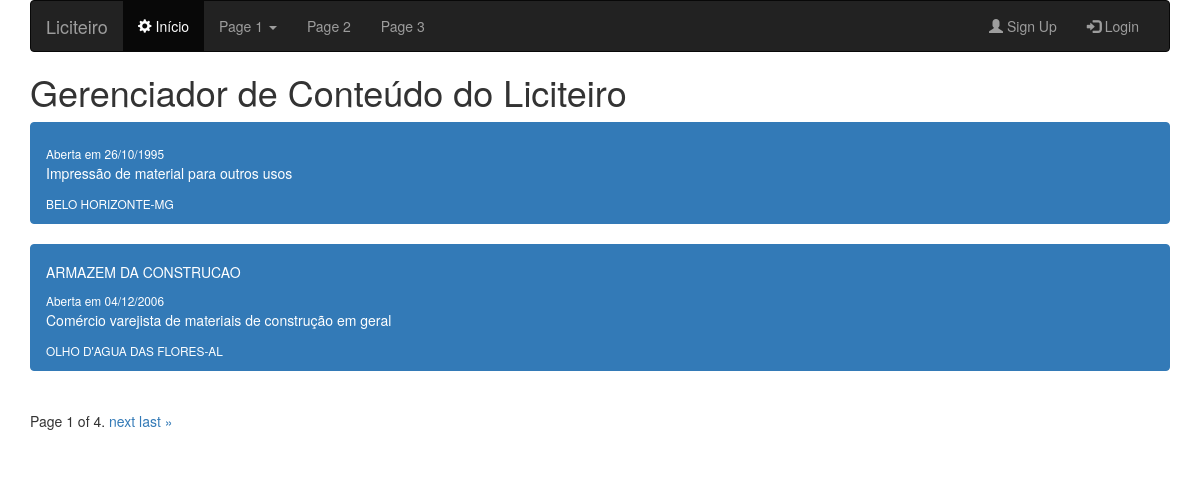
Before: /lista_empresa/ with the older database file.
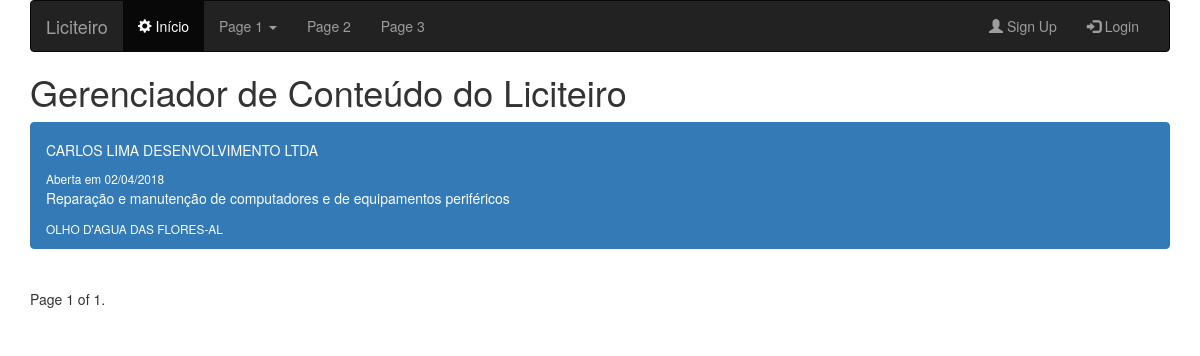
After: the same page with the newer database file.
### app_empresa/models.py (models this page shows)
class Empresa(models.Model):
	cnpj= models.CharField(max_length=150)
	fantasia = models.CharField(max_length=300, blank = True, null = True)
	razao_social = models.CharField(max_length = 300, blank = True, null = True)
	atividade_principal = models.CharField(max_length=150, blank = True, null = True)
	atividades_secundarias = models.CharField(max_length=1500000, blank = True, null = True)
	capital_social = models.CharField(max_length=150, blank = True, null = True)
	data_situacao = models.CharField(max_length=150, blank = True, null = True)
	uf =  models.CharField(max_length=150, blank = True, null = True)
	natureza_juridica =  models.CharField(max_length=150, blank = True, null = True )
	abertura =  models.CharField(max_length=150, blank = True, null = True )
	situacao = models.CharField(max_length=150, blank = True, null = True )
	email = models.CharField(max_length=150, blank = True, null = True )
	telefone = models.CharField(max_length=150, blank = True, null = True )
	bairro = models.CharField(max_length=150, blank = True, null = True )
	cidade = models.CharField(max_length=150, blank = True, null = True )
	def __unicode__(self):
		return self.fantasia
	class Meta:
		verbose_name_plural = 'Empresa Cadastrada no Sistema'

### app_empresa/views.py (the view)
# urls.py: url(r'^lista_empresa/',Lista_empresas),
def Lista_empresas(request):
	item_empresa = Empresa.objects.all()
	paginator = Paginator(item_empresa, 2)
	page = request.GET.get('page')
	try:
		item = paginator.page(page)
	except PageNotAnInteger:
		item = paginator.page(1)
	except EmptyPage:
		item = paginator.page(paginator.num_pages)
	return render(request, "app_empresas/lista_empresas.html", {'item':item})

### templates/app_empresas/lista_empresas.html (shortened to what this page needs)
{%extends 'base.html'%}
{% load bootstrap_pagination %}
{% load pagination_tags %}
{% block conteudo %}
{% for i in item %}
    <div class="list-group">
      <a href="/item_empresa/{{i.id}}" class="list-group-item list-group-item-action flex-column align-items-start active">
        <div class="d-flex w-100 justify-content-between">
          <h5 class="mb-1">{{i}}</h5>
          <small>Aberta em {{i.abertura}}</small>
        </div>
        <p class="mb-1">{{i.atividade_principal}}</p>
        <small>{{i.cidade}}-{{i.uf}}</small>
      </a>
    </div>
    {%empty%}
      <h2>Sem cadastros!</h2>
  {%endfor%}
<div class="pagination">
  <span class="step-links">
    <span class="current">
        Page {{ item.number }} of {{ item.paginator.num_pages }}.
    </span>
    {% if item.has_next %}
        <a href="?page={{ item.next_page_number }}">next</a>
        <a href="?page={{ item.paginator.num_pages }}">last &raquo;</a>
    {% endif %}
  </span>
</div>
{%endblock%}

### templates/base.html (shortened to what this page needs)
<!DOCTYPE html>
<html>
<head>
  <link rel="stylesheet" href="https://maxcdn.bootstrapcdn.com/bootstrap/3.3.7/css/bootstrap.min.css">
</head>
<body>
	<div class="container">
		<nav class="navbar navbar-inverse">
  <div class="container-fluid">
    <div class="navbar-header">
      <a class="navbar-brand" href="#">Liciteiro</a>
    </div>
    <div class="collapse navbar-collapse" id="myNavbar">
      <ul class="nav navbar-nav">
        <li class="active"><a href="/"><span class="glyphicon glyphicon-cog"></span> Início</a></li>
        <li class="dropdown">
          <a class="dropdown-toggle" data-toggle="dropdown" href="#">Page 1 <span class="caret"></span></a>
        </li>
        <li><a href="#">Page 2</a></li>
        <li><a href="#">Page 3</a></li>
      </ul>
      <ul class="nav navbar-nav navbar-right">
        <li><a href="#"><span class="glyphicon glyphicon-user"></span> Sign Up</a></li>
        <li><a href="#"><span class="glyphicon glyphicon-log-in"></span> Login</a></li>
      </ul>
    </div>
  </div>
</nav>
		<h1>Gerenciador de Conteúdo do Liciteiro</h1>
		{% block conteudo %}{%endblock%}
	</div>
</body>
</html>

Changed rows visible on the page:
removed Empresa: fantasia "ARMAZEM DA CONSTRUCAO", abertura "04/12/2006", atividade_principal "Comércio varejista de materiais de construção em geral", cidade "OLHO D'AGUA DAS FLORES", uf "AL"
changed Empresa: fantasia (not shown) → "CARLOS LIMA DESENVOLVIMENTO LTDA"; abertura "26/10/1995" → "02/04/2018"; atividade_principal "Impressão de material para outros usos" → "Reparação e manutenção de computadores e de equipamentos periféricos"; cidade "BELO HORIZONTE" → "OLHO D'AGUA DAS FLORES"; uf "MG" → "AL"
Other visible differences:
{{ item.paginator.num_pages }}: "4" → "1"
text no longer shown: "next last »"
